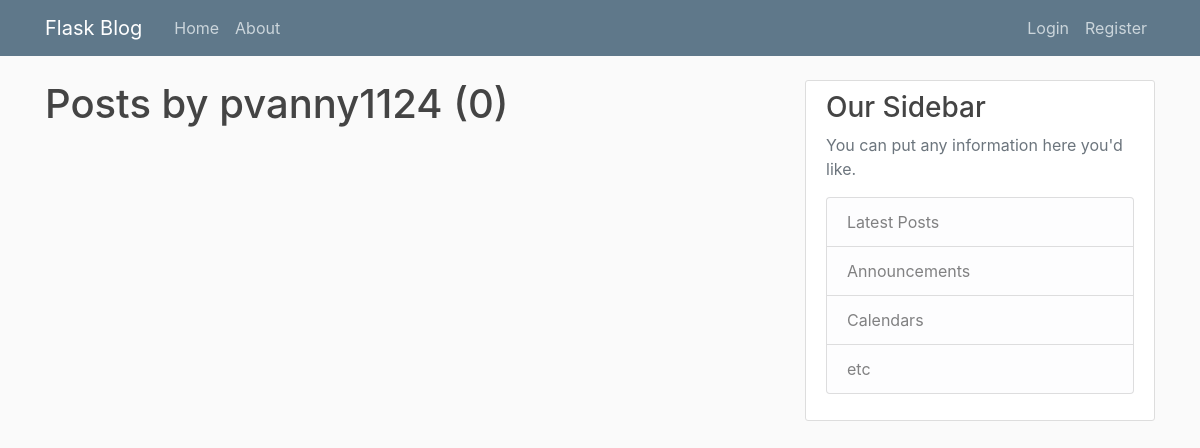
Before: /user/pvanny1124 with the older database file.
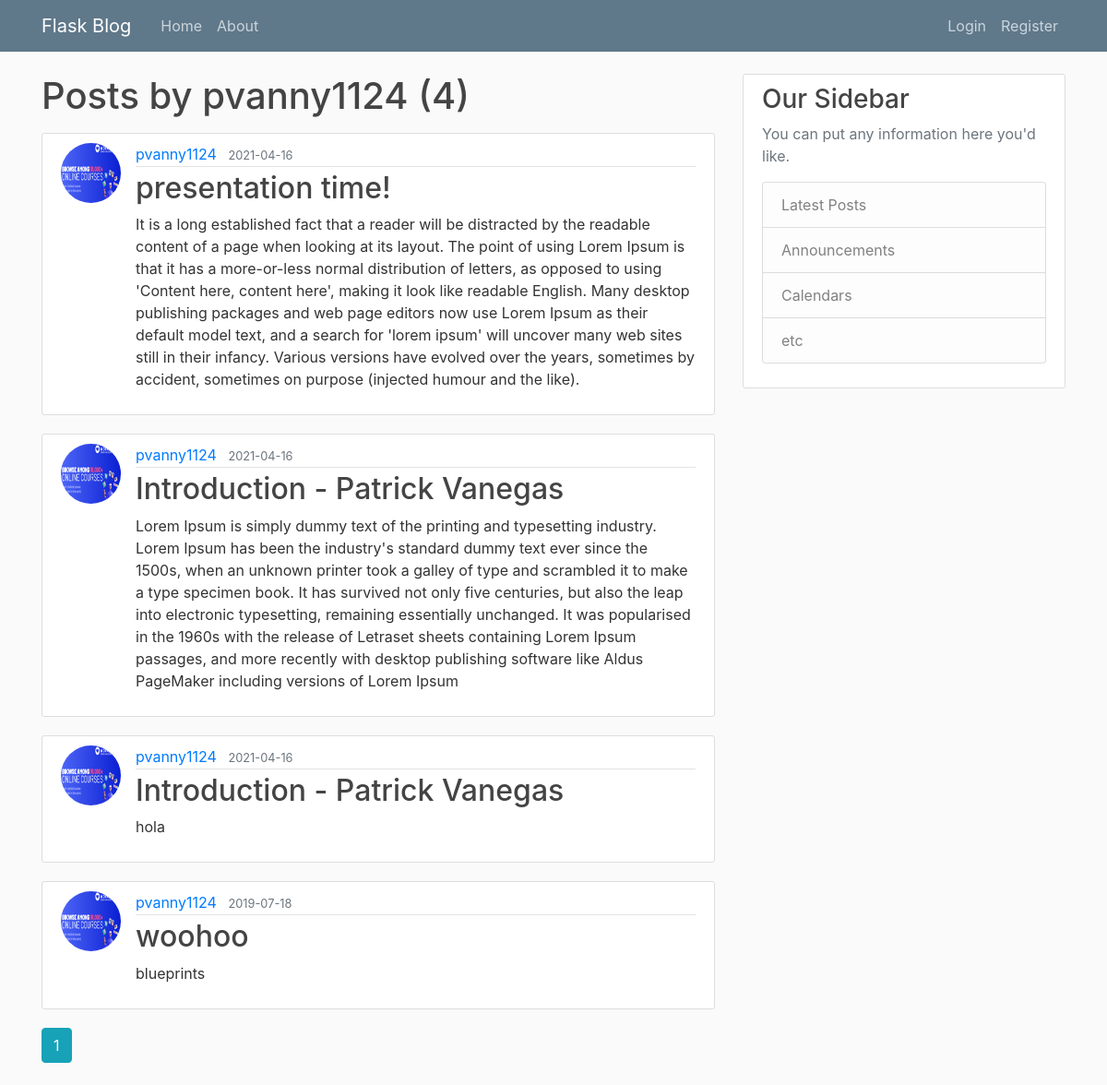
After: the same page with the newer database file.
### flaskblog/models.py (models this page shows, shortened)
class Post(db.Model):
  id = db.Column(db.Integer, primary_key=True)
  title = db.Column(db.String(100), nullable=False)
  date_posted = db.Column(db.DateTime, nullable=False, default=datetime.utcnow)
  content = db.Column(db.Text, nullable=False)
  user_id = db.Column(db.Integer, db.ForeignKey('user.id'), nullable=False)

class User(db.Model, UserMixin):
  id = db.Column(db.Integer, primary_key=True)
  username = db.Column(db.String(20), unique=True, nullable=False)
  email = db.Column(db.String(120), unique=True, nullable=False)
  image_file = db.Column(db.String(20), nullable=False, default='default.jpg')
  password = db.Column(db.String(60), nullable=False)
  posts = db.relationship('Post', backref='author', lazy=True)

### flaskblog/users/routes.py (the view)
@users.route("/user/<string:username>")
def user_posts(username):
  page = request.args.get('page', 1, type=int) # default to first page
  user = User.query.filter_by(username=username).first_or_404()
  posts = Post.query.filter_by(author=user)\
          .order_by(Post.date_posted.desc())\
          .paginate(page=page, per_page=5)
  return render_template('user_posts.html', posts=posts, user=user)

### flaskblog/templates/user_posts.html
{% extends "layout.html" %}
{% block content %}
  <h1 class="mb-3">Posts by {{ user.username }} ({{ posts.total}})</h1>
  {% for post in posts.items %}
    <article class="media content-section">
      <img class="rounded-circle article-img" src="{{ url_for('static', filename='profile_pics/' + post.author.image_file) }}">
      <div class="media-body">
        <div class="article-metadata">
          <a class="mr-2" href="{{ url_for('users.user_posts', username=post.author.username) }}">{{ post.author.username }}</a>
          <small class="text-muted">{{ post.date_posted.strftime('%Y-%m-%d') }}</small>
        </div>
        <h2><a class="article-title" href="{{ url_for('posts.post', post_id=post.id) }}">{{ post.title }}</a></h2>
        <p class="article-content">{{ post.content }}</p>
      </div>
    </article>
  {% endfor%}
  {% for page_num in posts.iter_pages(left_edge=1, right_edge=1, left_current=1, right_current=2) %}
    {% if page_num %}
      {% if posts.page == page_num %}
        <a class="btn btn-info mb-4" href="{{ url_for('main.home', username=user.username, page=page_num)}}">{{ page_num }}</a>
      {% else %}
        <a class="btn btn-outline-info mb-4" href="{{ url_for('main.home', username=user.username, page=page_num)}}">{{ page_num }}</a>
      {% endif %}
    {% else %}
      ...
    {% endif %}
  {% endfor %}
{% endblock content %}

Changed rows visible on the page:
added Post: image_file (picture), author.username "pvanny1124", date_posted "2021-04-16", title "presentation time!", content "It is a long established fact that a reader will be distracted by the readable content of a page when looking at its layout. The point of using Lorem Ipsum is that it has a more-or-less normal distribution of letters, as opposed to using 'Content here, content here', making it look like readable English. Many desktop publishing packages and web page editors now use Lorem Ipsum as their default model text, and a search for 'lorem ipsum' will uncover many web sites still in their infancy. Various versions have evolved over the years, sometimes by accident, sometimes on purpose (injected humour and the like)."
added Post: image_file (picture), author.username "pvanny1124", date_posted "2021-04-16", title "Introduction - Patrick Vanegas", content "Lorem Ipsum is simply dummy text of the printing and typesetting industry. Lorem Ipsum has been the industry's standard dummy text ever since the 1500s, when an unknown printer took a galley of type and scrambled it to make a type specimen book. It has survived not only five centuries, but also the leap into electronic typesetting, remaining essentially unchanged. It was popularised in the 1960s with the release of Letraset sheets containing Lorem Ipsum passages, and more recently with desktop publishing software like Aldus PageMaker including versions of Lorem Ipsum"
added Post: image_file (picture), author.username "pvanny1124", date_posted "2021-04-16", title "Introduction - Patrick Vanegas", content "hola"
added Post: image_file (picture), author.username "pvanny1124", date_posted "2019-07-18", title "woohoo", content "blueprints"
Other visible differences:
{{ posts.total }}: "0" → "4"
new list line: "1"
